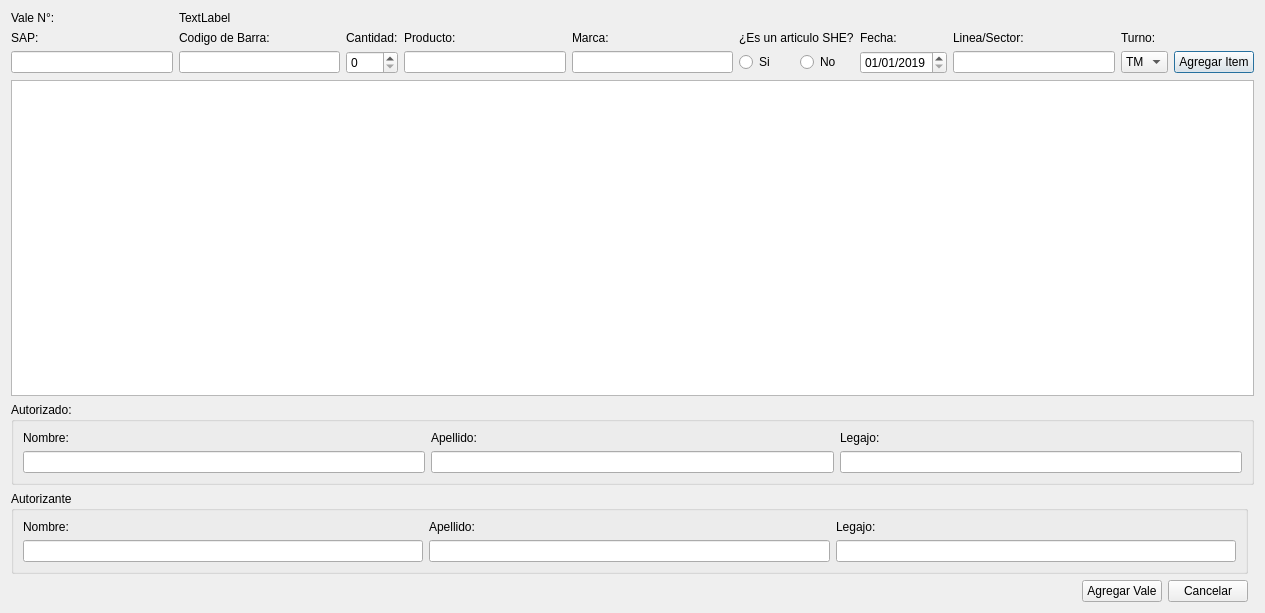
<?xml version="1.0" encoding="UTF-8"?>
<ui version="4.0">
 <class>QDialog_AgregarVale</class>
 <widget class="QDialog" name="QDialog_AgregarVale">
  <property name="geometry">
   <rect>
    <x>0</x>
    <y>0</y>
    <width>1265</width>
    <height>613</height>
   </rect>
  </property>
  <property name="minimumSize">
   <size>
    <width>0</width>
    <height>0</height>
   </size>
  </property>
  <property name="maximumSize">
   <size>
    <width>16777215</width>
    <height>16777215</height>
   </size>
  </property>
  <property name="windowTitle">
   <string>Dialog</string>
  </property>
  <layout class="QGridLayout" name="gridLayout_5">
   <item row="3" column="0" rowspan="2" colspan="2">
    <layout class="QVBoxLayout" name="verticalLayout">
     <item>
      <widget class="QGroupBox" name="groupBox_autorizado">
       <property name="title">
        <string>Autorizado:</string>
       </property>
       <layout class="QGridLayout" name="gridLayout_2">
        <item row="0" column="0">
         <layout class="QGridLayout" name="gridLayout">
          <item row="2" column="0">
           <widget class="QLineEdit" name="lineEdit_autorizado_nombre"/>
          </item>
          <item row="0" column="2">
           <widget class="QLabel" name="label_autorizado_legajo">
            <property name="text">
             <string>Legajo:</string>
            </property>
           </widget>
          </item>
          <item row="2" column="2">
           <widget class="QLineEdit" name="lineEdit_autorizado_legajo"/>
          </item>
          <item row="0" column="1">
           <widget class="QLabel" name="label_autorizado_apellido">
            <property name="text">
             <string>Apellido:</string>
            </property>
           </widget>
          </item>
          <item row="2" column="1">
           <widget class="QLineEdit" name="lineEdit_autorizado_apellido"/>
          </item>
          <item row="0" column="0">
           <widget class="QLabel" name="label_autorizado_nombre">
            <property name="text">
             <string>Nombre:</string>
            </property>
           </widget>
          </item>
         </layout>
        </item>
       </layout>
      </widget>
     </item>
    </layout>
   </item>
   <item row="5" column="0">
    <widget class="QGroupBox" name="groupBox_autorizante">
     <property name="title">
      <string>Autorizante</string>
     </property>
     <layout class="QGridLayout" name="gridLayout_3">
      <item row="0" column="0">
       <widget class="QLabel" name="label_autorizante_nombre">
        <property name="text">
         <string>Nombre:</string>
        </property>
       </widget>
      </item>
      <item row="0" column="1">
       <widget class="QLabel" name="label_autorizante_apellido">
        <property name="text">
         <string>Apellido:</string>
        </property>
       </widget>
      </item>
      <item row="0" column="2">
       <widget class="QLabel" name="label_autorizante_legajo">
        <property name="text">
         <string>Legajo:</string>
        </property>
       </widget>
      </item>
      <item row="1" column="0">
       <widget class="QLineEdit" name="lineEdit_autorizante_nombre"/>
      </item>
      <item row="1" column="1">
       <widget class="QLineEdit" name="lineEdit_autorizante_apellido"/>
      </item>
      <item row="1" column="2">
       <widget class="QLineEdit" name="lineEdit_autorizante_legajo"/>
      </item>
     </layout>
    </widget>
   </item>
   <item row="2" column="0" colspan="2">
    <widget class="QTableWidget" name="tableWidget_items">
     <property name="frameShadow">
      <enum>QFrame::Plain</enum>
     </property>
     <property name="editTriggers">
      <set>QAbstractItemView::NoEditTriggers</set>
     </property>
     <property name="alternatingRowColors">
      <bool>true</bool>
     </property>
     <property name="selectionMode">
      <enum>QAbstractItemView::NoSelection</enum>
     </property>
     <property name="sortingEnabled">
      <bool>true</bool>
     </property>
     <attribute name="verticalHeaderVisible">
      <bool>false</bool>
     </attribute>
    </widget>
   </item>
   <item row="0" column="0" colspan="2">
    <layout class="QGridLayout" name="gridLayout_4">
     <item row="1" column="1">
      <widget class="QLabel" name="label_codigodebarra">
       <property name="text">
        <string>Codigo de Barra:</string>
       </property>
      </widget>
     </item>
     <item row="3" column="6">
      <widget class="QLineEdit" name="lineEdit_marca"/>
     </item>
     <item row="1" column="6">
      <widget class="QLabel" name="label_marca">
       <property name="text">
        <string>Marca:</string>
       </property>
      </widget>
     </item>
     <item row="0" column="0">
      <widget class="QLabel" name="label_nVale">
       <property name="text">
        <string>Vale N°:</string>
       </property>
      </widget>
     </item>
     <item row="3" column="5">
      <widget class="QLineEdit" name="lineEdit_producto"/>
     </item>
     <item row="1" column="3">
      <widget class="QLabel" name="label_cantidad">
       <property name="text">
        <string>Cantidad:</string>
       </property>
      </widget>
     </item>
     <item row="3" column="10">
      <widget class="QComboBox" name="comboBox_turno">
       <item>
        <property name="text">
         <string>TM</string>
        </property>
       </item>
       <item>
        <property name="text">
         <string>TT</string>
        </property>
       </item>
       <item>
        <property name="text">
         <string>TN</string>
        </property>
       </item>
      </widget>
     </item>
     <item row="3" column="9">
      <widget class="QLineEdit" name="lineEdit_linea_sector"/>
     </item>
     <item row="3" column="11">
      <widget class="QPushButton" name="pushButton_agregarItem">
       <property name="text">
        <string>Agregar Item</string>
       </property>
      </widget>
     </item>
     <item row="1" column="5">
      <widget class="QLabel" name="label_producto">
       <property name="text">
        <string>Producto:</string>
       </property>
      </widget>
     </item>
     <item row="0" column="1">
      <widget class="QLabel" name="label_NVale">
       <property name="text">
        <string>TextLabel</string>
       </property>
      </widget>
     </item>
     <item row="3" column="1">
      <widget class="QLineEdit" name="lineEdit_codigodebarra"/>
     </item>
     <item row="1" column="9">
      <widget class="QLabel" name="label_linea_sector">
       <property name="text">
        <string>Linea/Sector:</string>
       </property>
      </widget>
     </item>
     <item row="3" column="3">
      <widget class="QSpinBox" name="spinBox_cantidad"/>
     </item>
     <item row="3" column="8">
      <widget class="QDateEdit" name="dateEdit_fecha">
       <property name="dateTime">
        <datetime>
         <hour>0</hour>
         <minute>0</minute>
         <second>0</second>
         <year>2019</year>
         <month>1</month>
         <day>1</day>
        </datetime>
       </property>
       <property name="currentSection">
        <enum>QDateTimeEdit::DaySection</enum>
       </property>
       <property name="displayFormat">
        <string>dd/MM/yyyy</string>
       </property>
      </widget>
     </item>
     <item row="1" column="0">
      <widget class="QLabel" name="label_sap">
       <property name="text">
        <string>SAP:</string>
       </property>
      </widget>
     </item>
     <item row="3" column="0">
      <widget class="QLineEdit" name="lineEdit_sap"/>
     </item>
     <item row="1" column="10">
      <widget class="QLabel" name="label_turno">
       <property name="text">
        <string>Turno:</string>
       </property>
      </widget>
     </item>
     <item row="1" column="8">
      <widget class="QLabel" name="label_fecha">
       <property name="text">
        <string>Fecha:</string>
       </property>
      </widget>
     </item>
     <item row="1" column="7">
      <widget class="QLabel" name="label_productoSHE">
       <property name="text">
        <string>¿Es un articulo SHE?</string>
       </property>
      </widget>
     </item>
     <item row="3" column="7">
      <layout class="QHBoxLayout" name="horizontalLayout_2">
       <item>
        <widget class="QRadioButton" name="radioButton_si">
         <property name="text">
          <string>Si</string>
         </property>
        </widget>
       </item>
       <item>
        <widget class="QRadioButton" name="radioButton_no">
         <property name="text">
          <string>No</string>
         </property>
        </widget>
       </item>
      </layout>
     </item>
    </layout>
   </item>
   <item row="6" column="0">
    <layout class="QHBoxLayout" name="horizontalLayout">
     <item>
      <spacer name="horizontalSpacer">
       <property name="orientation">
        <enum>Qt::Horizontal</enum>
       </property>
       <property name="sizeHint" stdset="0">
        <size>
         <width>40</width>
         <height>20</height>
        </size>
       </property>
      </spacer>
     </item>
     <item>
      <widget class="QPushButton" name="pushButton_AgregarVale">
       <property name="text">
        <string>Agregar Vale</string>
       </property>
      </widget>
     </item>
     <item>
      <widget class="QPushButton" name="pushButton_Cancelar">
       <property name="text">
        <string>Cancelar</string>
       </property>
      </widget>
     </item>
    </layout>
   </item>
  </layout>
 </widget>
 <tabstops>
  <tabstop>lineEdit_sap</tabstop>
  <tabstop>lineEdit_producto</tabstop>
  <tabstop>dateEdit_fecha</tabstop>
  <tabstop>lineEdit_linea_sector</tabstop>
  <tabstop>comboBox_turno</tabstop>
  <tabstop>pushButton_agregarItem</tabstop>
  <tabstop>lineEdit_autorizado_nombre</tabstop>
  <tabstop>lineEdit_autorizado_apellido</tabstop>
  <tabstop>lineEdit_autorizado_legajo</tabstop>
  <tabstop>lineEdit_autorizante_nombre</tabstop>
  <tabstop>lineEdit_autorizante_apellido</tabstop>
  <tabstop>lineEdit_autorizante_legajo</tabstop>
  <tabstop>pushButton_AgregarVale</tabstop>
  <tabstop>pushButton_Cancelar</tabstop>
  <tabstop>tableWidget_items</tabstop>
 </tabstops>
 <resources/>
 <connections/>
</ui>
